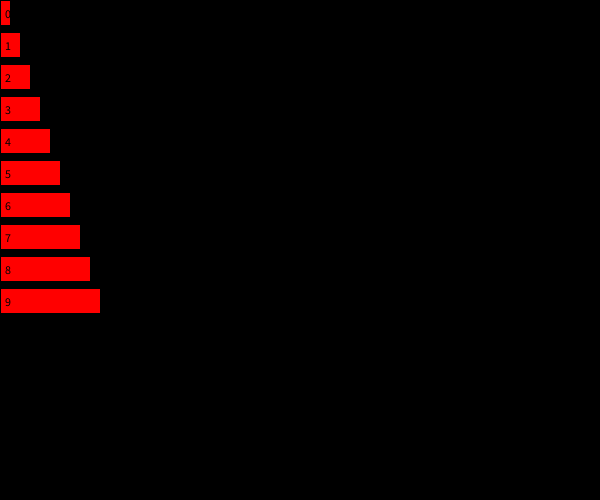
Frame 1 (no input)
Frame 60 (the mouse pressed at the canvas centre just before this capture): identical to frame 1, image omitted
Frame 120 (the mouse held since frame 60 and released just before this capture): identical to frame 1, image omitted

The Processing sketch that drew this single still picture (run headless with seeded random() and noise(); from frame 60 on, the mouse is pressed at the canvas centre):

// Processing sketch: array_tutorial_1
// ── array_tutorial_1.pde
float [] largos = new float [10];

void setup() {
  size(600, 500);
  for (int i=0; i<largos.length; i++) {
    largos[i] = 10 + 10*i;
  }
}

void draw() {
  background(0);
  for (int i=0; i<largos.length; i++) {
    fill(255, 0, 0);
    rect(0, i*32, largos[i], 25);
    fill(0);
    text(i, 5, 18+i*32);
  }
}
